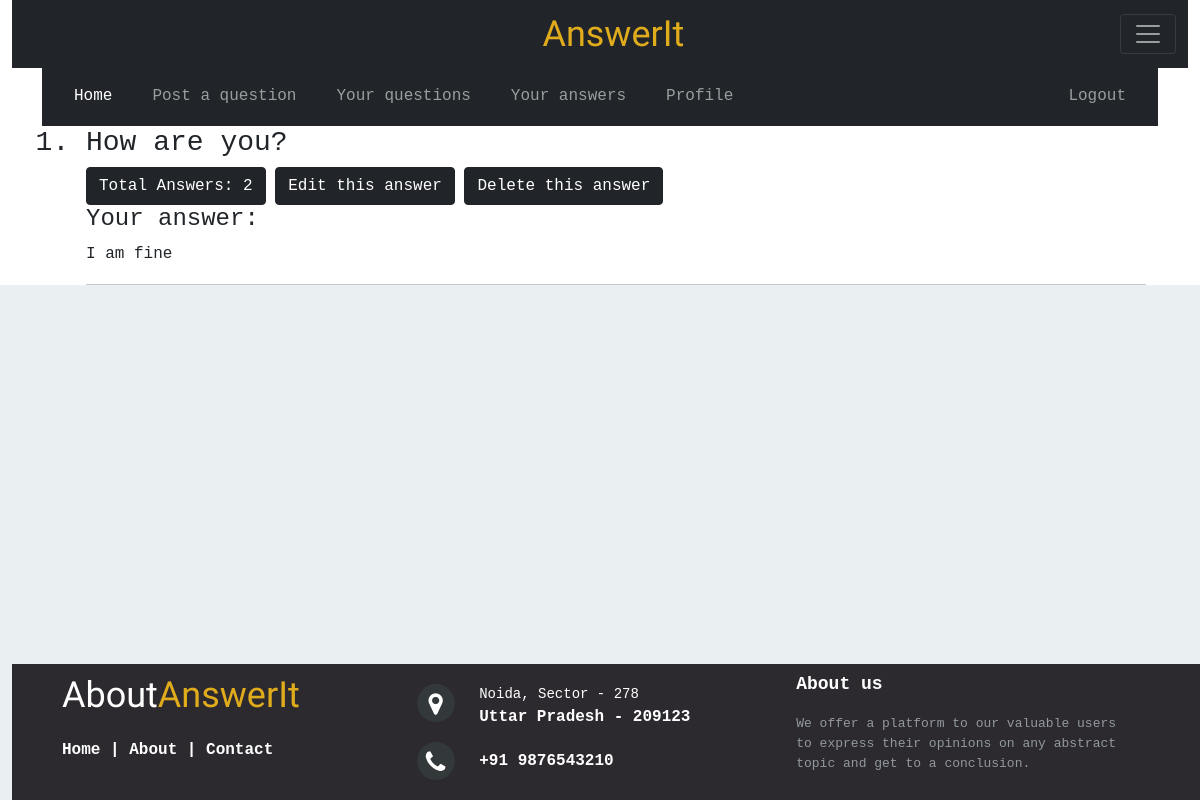
/Accounts/your_answers/ (signed in), run on the app's committed database.
### Accounts/models.py (models this page shows, shortened)
class Answer(models.Model):
    question = models.ForeignKey(Question, related_name = "answers", on_delete = models.CASCADE, default = 'None')
    answer = models.TextField()
    author = models.ForeignKey(User, on_delete = models.CASCADE)
    date_time = models.DateField()

class Question(models.Model):
    user = models.ForeignKey(User,related_name="user_question", on_delete = models.CASCADE)
    question = models.CharField(max_length = 250)
    date_time = models.DateField()
    def answer_count(self):
        return self.answers

### Accounts/views.py (the view)
# urls.py: path('your_answers/', views.AnswerListView.as_view(), name = "your_answers"),
class AnswerListView(LoginRequiredMixin, ListView):
    login_url = '/login/'
    model = Answer
    def get_queryset(self):
        u = get_object_or_404(User, username=self.request.user.username)
        queryset = Answer.objects.filter(author__username__iexact=u)
        context_object_name = 'answer_list'
        return queryset

### Accounts/templates/Accounts/answer_list.html
{% extends "Accounts/base.html" %}
{% load static %}
{% block body %}
<div class="container">
  {% if not answer_list %}
  <h1>No answers by you yet...</h1>
  <a href="{% url 'Accounts:question_list' %}"><button class="btn btn-dark" name="button">Click here to answer some questions</button></a>
  {% else %}
  <ol>
  {% for ans in answer_list %}
    <h3><li>{{ans.question.question}}</li></h3>
    <a href="{% url 'Accounts:question_detail' pk=ans.question.pk %}">  <button class="btn btn-dark" name="button">Total Answers: {{ans.question.answer_count.count}}</button></a>
    <a href="{% url 'Accounts:edit_answer' pk=ans.pk %}"><button class="btn btn-dark" name="button">Edit this answer</button></a>
    <a href="{% url 'Accounts:delete_answer' pk=ans.pk %}"><button class="btn btn-dark" name="button">Delete this answer</button></a>
    <h4>Your answer: </h4>
    <p>{{ans.answer|safe|linebreaksbr}}</p>
<hr>
  {% endfor %}
  </ol>
  {% endif %}
</div>
{% endblock %}

### static/AnswerIt/CSS/footer.css (style rules this page uses)
* { padding:0; margin:0; }
html { background-color: #eaf0f2; }
body { font:16px/1.6 Arial, sans-serif; margin-bottom: 17%; }

### data on the page
Answer: question.question "How are you?", question.answer_count.count "2", answer "I am fine"
